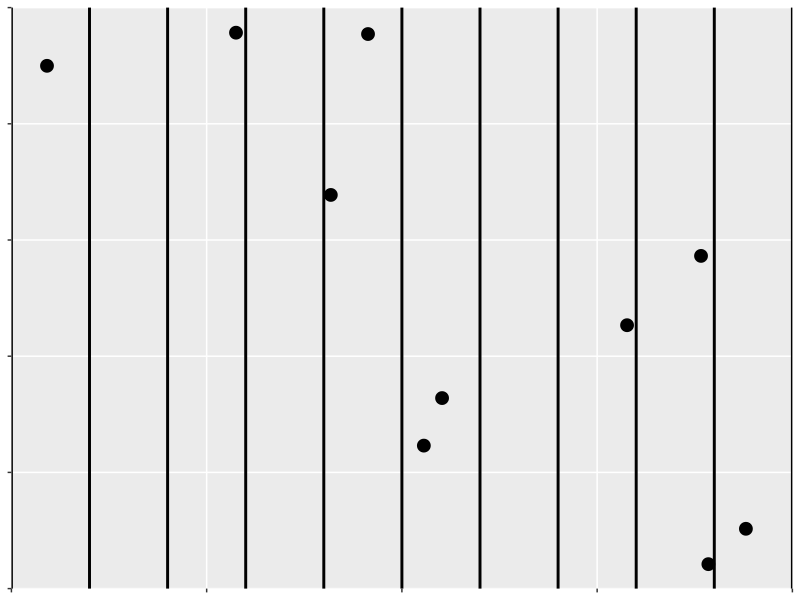

The R source for this figure:
## ---- chunk 1
library(ggplot2)
set.seed(123)
df = data.frame(x = runif(10, 0, 1000), y = runif(10, 0, 500))
## ---- chunk 2

#x11(20, 10)
ggplot(df, aes(x = x, y = y))+
  geom_point(size = I(4))+
  ylim(0, 500)+
  xlim(0, 1000)+
  geom_vline(xintercept = seq(0, 1000, 100), linewidth = I(1))+
  scale_x_continuous(limits=c(0,1000), expand=c(0,0)) +
  scale_y_continuous(limits=c(0,500), expand=c(0,0)) +
  theme(axis.text.x=element_blank(), axis.text.y=element_blank(), axis.title.x=element_blank(), axis.title.y=element_blank(), panel.grid.minor = element_blank())
